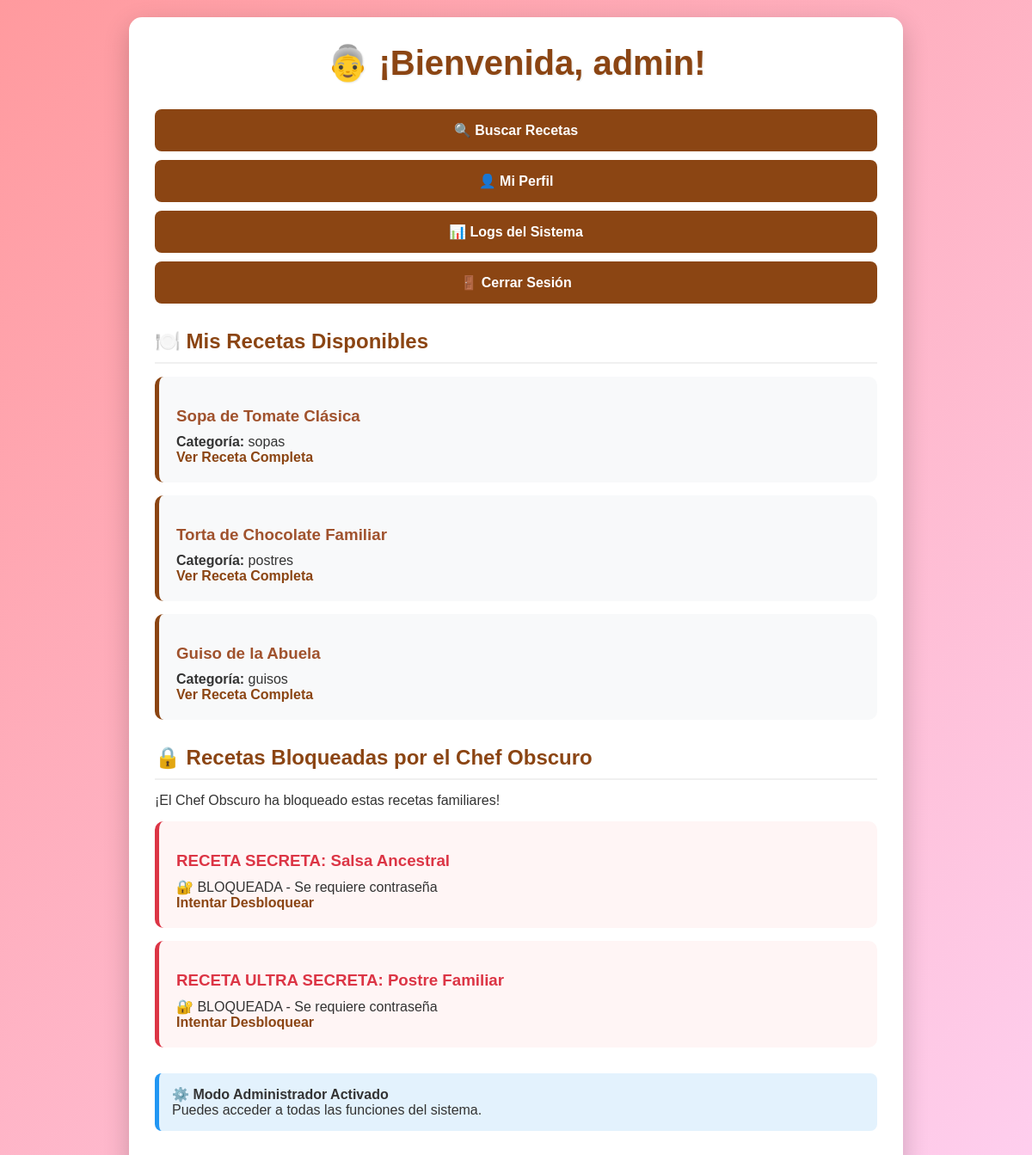
/dashboard (signed in), run on the app's committed database.
### tables this page shows
CREATE TABLE recetas (
            id INTEGER PRIMARY KEY,
            nombre TEXT,
            ingredientes TEXT,
            instrucciones TEXT,
            bloqueada INTEGER DEFAULT 0,
            password_bloqueo TEXT,
            categoria TEXT
        );

### app.py (the view)
@app.route('/dashboard')
def dashboard():
    if not session.get('user_id'):
        return redirect(url_for('login'))
    conn = sqlite3.connect(DATABASE)
    c = conn.cursor()
    c.execute("SELECT * FROM recetas WHERE bloqueada = 0")
    recetas_disponibles = c.fetchall()
    c.execute("SELECT id, nombre FROM recetas WHERE bloqueada = 1")
    recetas_bloqueadas = c.fetchall()
    conn.close()
    return render_template('dashboard.html',
                         recetas=recetas_disponibles,
                         bloqueadas=recetas_bloqueadas,
                         username=session.get('username'))

### templates/dashboard.html (shortened to what this page needs)
<!DOCTYPE html>
<html>
<head>
    <link rel="stylesheet" href="{{ url_for('static', filename='style.css') }}">
</head>
<body>
    <div class="container">
        <h1>👵 ¡Bienvenida, {{ username }}!</h1>
        <nav>
            <a href="{{ url_for('buscar_recetas') }}">🔍 Buscar Recetas</a>
            <a href="{{ url_for('perfil') }}">👤 Mi Perfil</a>
            <a href="{{ url_for('logs_sistema') }}">📊 Logs del Sistema</a>
            <a href="{{ url_for('logout') }}">🚪 Cerrar Sesión</a>
        </nav>
        <div class="recetas-section">
            <h2>🍽️ Mis Recetas Disponibles</h2>
            {% for receta in recetas %}
                <div class="receta-card">
                    <h3>{{ receta[1] }}</h3>
                    <p><strong>Categoría:</strong> {{ receta[6] }}</p>
                    <a href="{{ url_for('ver_receta', receta_id=receta[0]) }}">Ver Receta Completa</a>
                </div>
            {% endfor %}
        </div>
        {% if bloqueadas %}
        <div class="bloqueadas-section">
            <h2>🔒 Recetas Bloqueadas por el Chef Obscuro</h2>
            <p>¡El Chef Obscuro ha bloqueado estas recetas familiares!</p>
            {% for receta in bloqueadas %}
                <div class="receta-card bloqueada">
                    <h3>{{ receta[1] }}</h3>
                    <p>🔐 BLOQUEADA - Se requiere contraseña</p>
                    <a href="{{ url_for('ver_receta', receta_id=receta[0]) }}">Intentar Desbloquear</a>
                </div>
            {% endfor %}
        </div>
        {% endif %}
        {% if session.get('role') == 'admin' %}
        <div class="admin-info">
            <p>⚙️ <strong>Modo Administrador Activado</strong></p>
            <p>Puedes acceder a todas las funciones del sistema.</p>
        </div>
        {% endif %}
    </div>
</body>
</html>

### static/style.css (style rules this page uses)
* { margin: 0; padding: 0; box-sizing: border-box; }
body { font-family: 'Arial', sans-serif; background: linear-gradient(135deg, #ff9a9e 0%, #fecfef 100%); min-height: 100vh; padding: 20px; color: #333; }
.container { max-width: 900px; margin: 0 auto; background: white; padding: 30px; border-radius: 15px; box-shadow: 0 10px 30px rgba(0,0,0,0.2); }
h1 { color: #8B4513; text-align: center; margin-bottom: 30px; font-size: 2.5em; text-shadow: 1px 1px 2px rgba(0,0,0,0.1); }
h2 { color: #8B4513; margin: 20px 0 15px 0; border-bottom: 2px solid #f0f0f0; padding-bottom: 10px; }
h3 { color: #A0522D; margin: 15px 0 10px 0; }
nav { display: flex; flex-direction: column; gap: 10px; margin: 20px 0; }
nav a { display: block; padding: 15px; background: #8B4513; color: white; text-decoration: none; border-radius: 8px; text-align: center; transition: background 0.3s, transform 0.2s; font-weight: bold; }
.recetas-section, .bloqueadas-section { margin: 30px 0; }
.receta-card { background: #f8f9fa; padding: 20px; border-radius: 10px; border-left: 5px solid #8B4513; margin: 15px 0; transition: transform 0.2s, box-shadow 0.2s; }
.receta-card.bloqueada { border-left: 5px solid #dc3545; background: #fff5f5; }
.receta-card.bloqueada h3 { color: #dc3545; }
.admin-info { background: #e3f2fd; padding: 15px; border-radius: 8px; border-left: 5px solid #2196F3; margin: 20px 0; }
a { color: #8B4513; text-decoration: none; font-weight: bold; }
.container { animation: fadeIn 0.5s ease-in-out; }

### data on the page
recetas: nombre "Sopa de Tomate Clásica", categoria "sopas"
recetas: nombre "Torta de Chocolate Familiar", categoria "postres"
recetas: nombre "Guiso de la Abuela", categoria "guisos"
recetas: nombre "RECETA SECRETA: Salsa Ancestral"
recetas: nombre "RECETA ULTRA SECRETA: Postre Familiar"

### other printed values
{{ username }} "admin"
